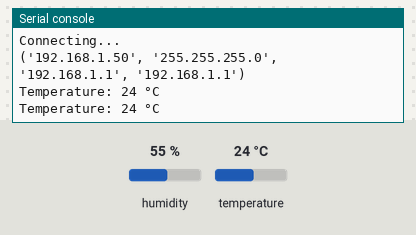
Bench run of a program on a simulated ESP32 board running MicroPython. Shown: the last lines printed to the serial console. The inputs (shaded band) are chosen by the test bench; at power-on: temperature 24 °C, humidity 55 %. WiFi joins after 1.5 s; no MQTT or app messages arrive unless stated.

Above: at 2.7 s.
2.8 s: temperature set to 12 °C
At 3.3 s:
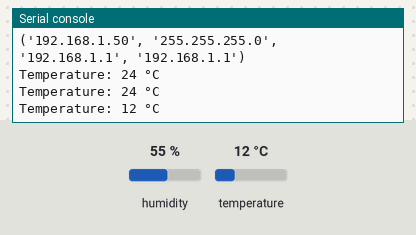
4.3 s: temperature set to 19 °C
At 4.9 s:
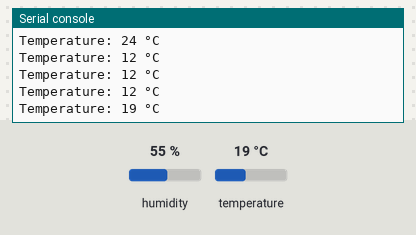
Timing chart, 0 to 7.3 s (numbered marks = the images above; inputs shaded):
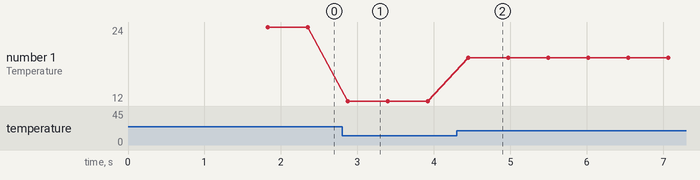

The program:

Blynk-show.py
```python
from network import WLAN,STA_IF
import utime as time
import machine
from machine import Pin
# Network Setup
ssid = 'OooO' #ชื่อwifi
password = 'a1234567' #รหัสwifi
wlan = WLAN(STA_IF)
wlan.active(True)
print('Connecting...')
wlan.connect(ssid,password) #เชื่อมต่อ wifi
while not wlan.isconnected():
    pass
print(wlan.ifconfig()) #แสดงค่า ip ที่เชื่อมต่อสำเร็จ

import BlynkLib
from dht import DHT11
# Initialize Blynk
blynk = BlynkLib.Blynk('Mxx_NtsOTCICx9zXq4WHUq3hEk55jtB9')

dht = DHT11(Pin(13)) #กำหนดขาเซนเซอร์

while True:
  blynk.run()

  dht.measure() #วัดอุณภูมิ
  temperature = dht.temperature() #เก็บค่าอุณหภูมิไว้ใน temperature
  print("Temperature:", temperature, "°C") #แสดงอุณภูมิ
  blynk.virtual_write(3,temperature) #ส่งข้อมูลไปแสดงที่Blynk

  time.sleep(0.5)
   
```

Measured:
- after the input at 2.8 s, the serial console: prints a new line after 0.08 s (image 1)
- after the input at 4.3 s, the serial console: prints a new line after 0.15 s (image 2)
- plotted number 1: 24 → 12 after the input at 2.8 s, 12 → 19 after the input at 4.3 s
